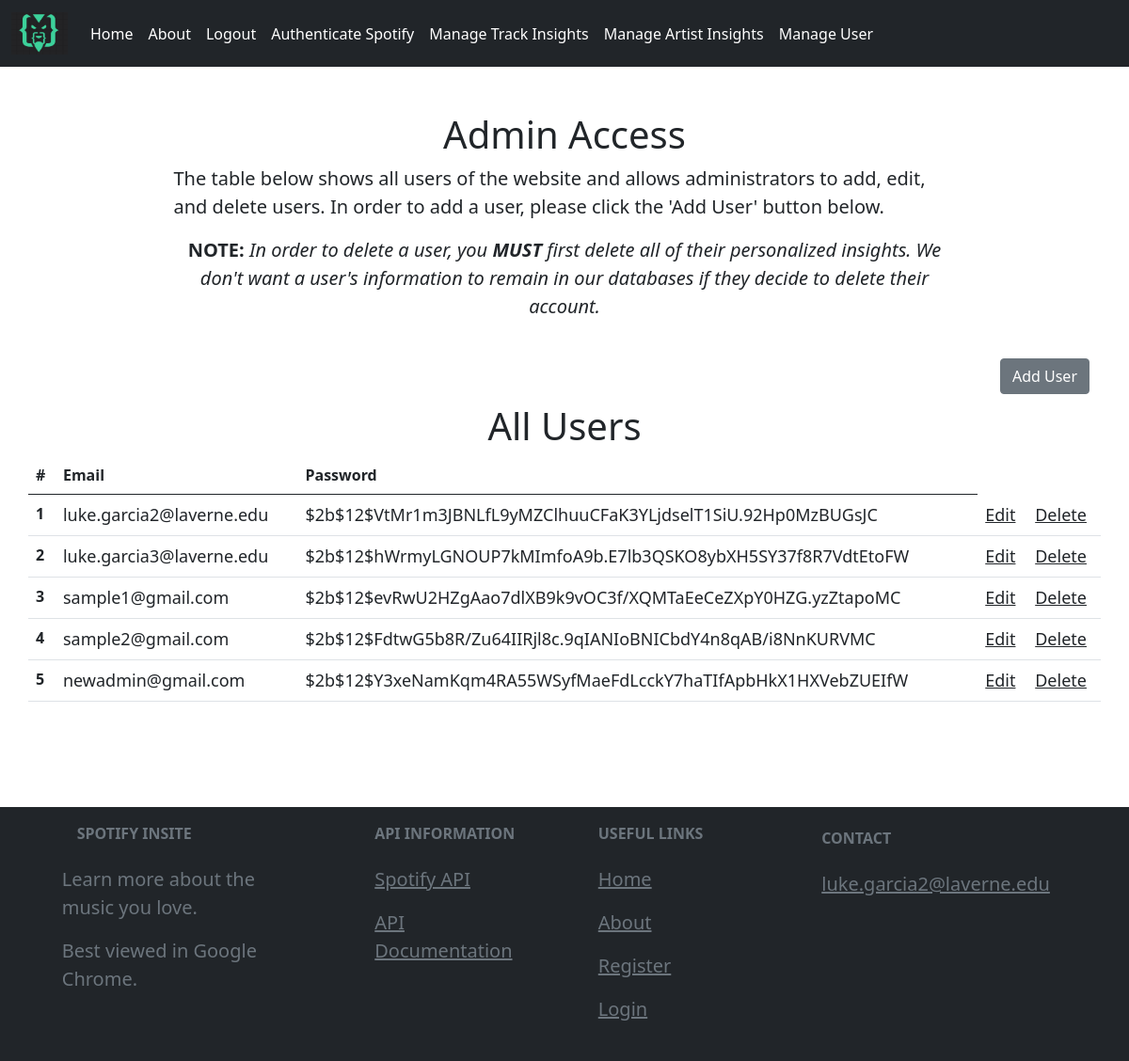
Page /admin (signed in) on the earlier database version.
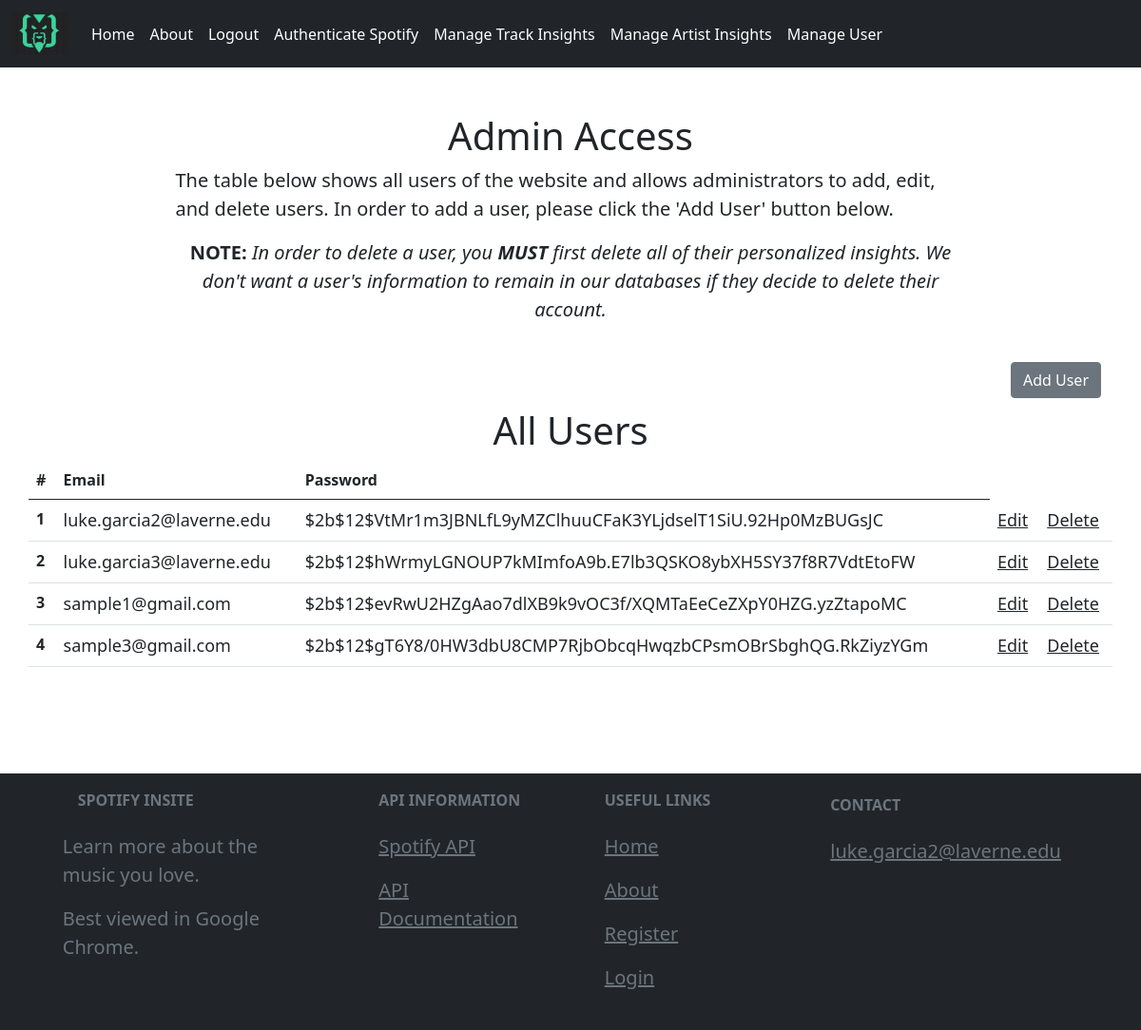
Same page on the later database version.
### app/models.py (models this page shows, shortened)
class User(db.Model, UserMixin):
    __tablename__ = "user"
    id = db.Column(db.Integer, primary_key = True)
    email = db.Column(db.String(120), unique = True, nullable = False)
    password = db.Column(db.String(60), nullable = False)
    track = db.relationship('Trackinsight', backref = 'author', lazy = True)

### app/routes.py (the view)
@app.route('/admin')
@login_required
def admin_page():
    users = User.query.all()
    return render_template('admin.html', users = users)

### app/models.py (called while the page is built)
@login_manager.user_loader
def load_user(user_id):
    return User.query.get(int(user_id))

### app/templates/admin.html
{% extends 'base.html' %}
{% block content %}
<br>
<br>
<div class="container">
    <div class="row justify-content-center">
        <h1 class="w-75" style="text-align: center;">Admin Access</h1>
        <p class="w-75">
            The table below shows all users of the website and allows administrators to add, edit, and delete users. In order to add a user, please click the
            'Add User' button below.
        </p>
        <p class = "w-75" style = "text-align:center;"> <b>NOTE:</b> <i>In order to delete a user, you <b>MUST</b> first delete all of their personalized insights. We don't want a user's information to remain in our databases
          if they decide to delete their account.</i></p>
        <br>
    </div>
    <br>
    <a href='/admin/adduser' class="btn btn-secondary" style = "float:right" role="button">Add User</a>
    <br>
    <br>
    <div class="row justify-content-center">
        <h1 class="w-75" style="text-align: center;">All Users</h1>
        <br>
        <table class="table">
          <thead class="thead-dark">
            <tr>
              <th scope="col">#</th>
              <th scope="col">Email</th>
              <th scope="col">Password</th>
            </tr>
          </thead>
          <tbody>
            {% for user in users %}
            <tr>
              <th scope="row">{{user.id}}</th>
              <td>{{user.email}}</td>
              <td>{{user.password}}</td>
              <td><a class="link-dark" href="{{ url_for('update_users', user_id = user.id) }}">Edit</a></td>
              <td><a class="link-dark" href="{{ url_for('delete_users', user_id = user.id) }}">Delete</a></td>
            </tr>
            {% endfor %}
          </tbody>
        </table>
        <br>
    </div>
    <br>
    <br>
</div>
{% endblock %}

Differences in the rows shown:
removed User: id "5", email "newadmin@gmail.com", password "$2b$12$Y3xeNamKqm4RA55WSyfMaeFdLcckY7haTIfApbHkX1HXVebZUEIfW"
changed User id 4: email "sample2@gmail.com" → "sample3@gmail.com"; password "$2b$12$FdtwG5b8R/Zu64IIRjl8c.9qIANIoBNICbdY4n8qAB/i8NnKURVMC" → "$2b$12$gT6Y8/0HW3dbU8CMP7RjbObcqHwqzbCPsmOBrSbghQG.RkZiyzYGm"
